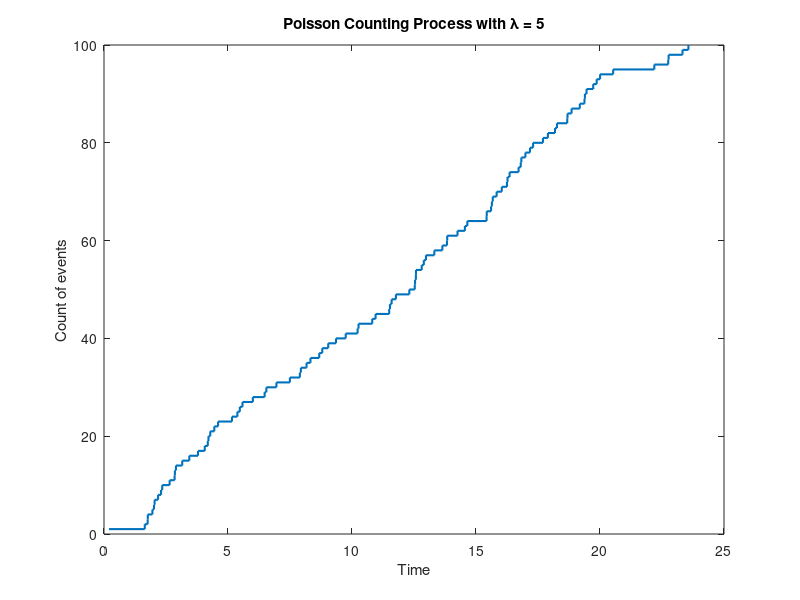

The MATLAB script that drew this image:
pkg load statistics

clc;
clear all;
close all;

nfig = 1;

number_of_events = [100, 200, 300, 500, 1000, 100000];

for j=1:6
  random_intervals = exprnd(1/5, 1, number_of_events(j));

  event_time = zeros(1, number_of_events(j));
  counts = ones(1, number_of_events(j));
  event_time(1) = random_intervals(1);

  for i=2:number_of_events(j)
    event_time(i) = event_time(i-1) + random_intervals(i);
    counts(i) = counts(i-1) + 1;
  endfor
  
  if (j == 1)
    figure(nfig);
    stairs(event_time, counts, 'linewidth', 1.5);

    title("Poisson Counting Process with λ = 5");
    ylabel("Count of events");
    xlabel("Time");
  endif

  mean_value_of_events = number_of_events(j)/event_time(number_of_events(j));

  disp(["Mean value of poisson events in unit of time for ", num2str(number_of_events(j)),...
                          " events, is ", num2str(mean_value_of_events), "."]);
endfor